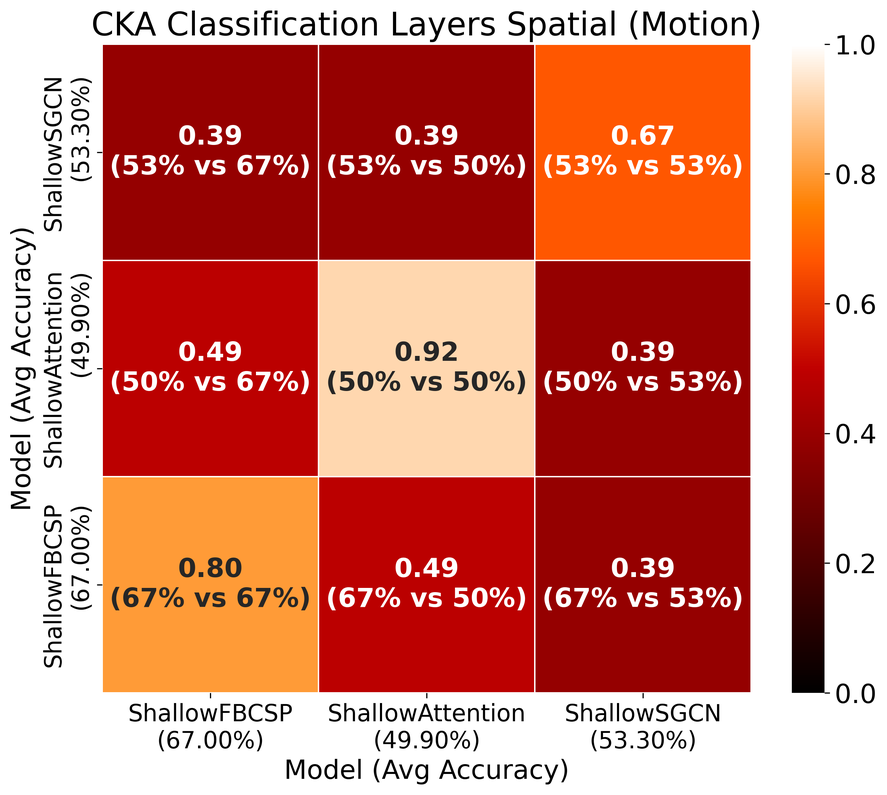
#> input picture Pipeline/python_models/motion_cka/CKA Classification Layers Spatial (Motion).png, 887 x 795 px, shrunk from 2526 x 2265 before the run; its folder holds 4 pictures in this run
$ python crop.py
#> lines starting #> are read from the running program, lines starting #| are printed output that depends on the picture
import os
from PIL import Image

# Amount of pixels to remove from the right
crop_right = 300  # change this to your desired amount

# Supported image file extensions
image_extensions = (".png", ".jpg", ".jpeg", ".bmp", ".tiff")

# Process all images in current folder
for filename in os.listdir("."):
    if filename.lower().endswith(image_extensions):
        try:
            img = Image.open(filename)
#> img is the input picture: PIL image 887x795 RGBA; mean R, G, B, A 209.6, 126.6, 111.5, 255
            width, height = img.size
#> width = 887; height = 795

            # Ensure crop_right is valid
            new_width = max(1, width - crop_right)
#> new_width = 587

            # Crop: (left, top, right, bottom)
            cropped = img.crop((0, 0, new_width, height))
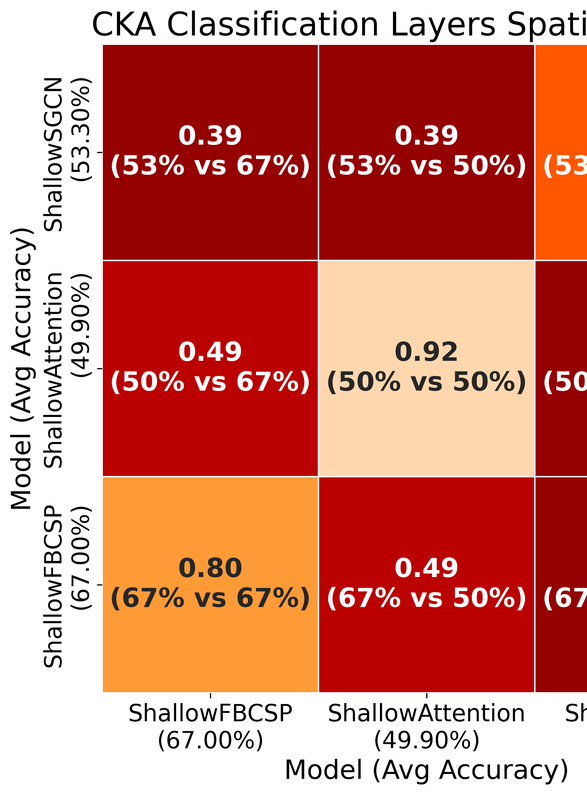
#> cropped: PIL image 587x795 RGBA; mean R, G, B, A 207.6, 120.4, 105.2, 255

            # Save with a suffix or overwrite
            output_name = f"{filename}"  # or just filename to overwrite
            cropped.save(output_name)
            print(f"✅ Cropped and saved: {output_name}")
        except Exception as e:
            print(f"❌ Failed to process {filename}: {e}")
#> pass 2 of the loop `for filename in os.listdir("."):`:
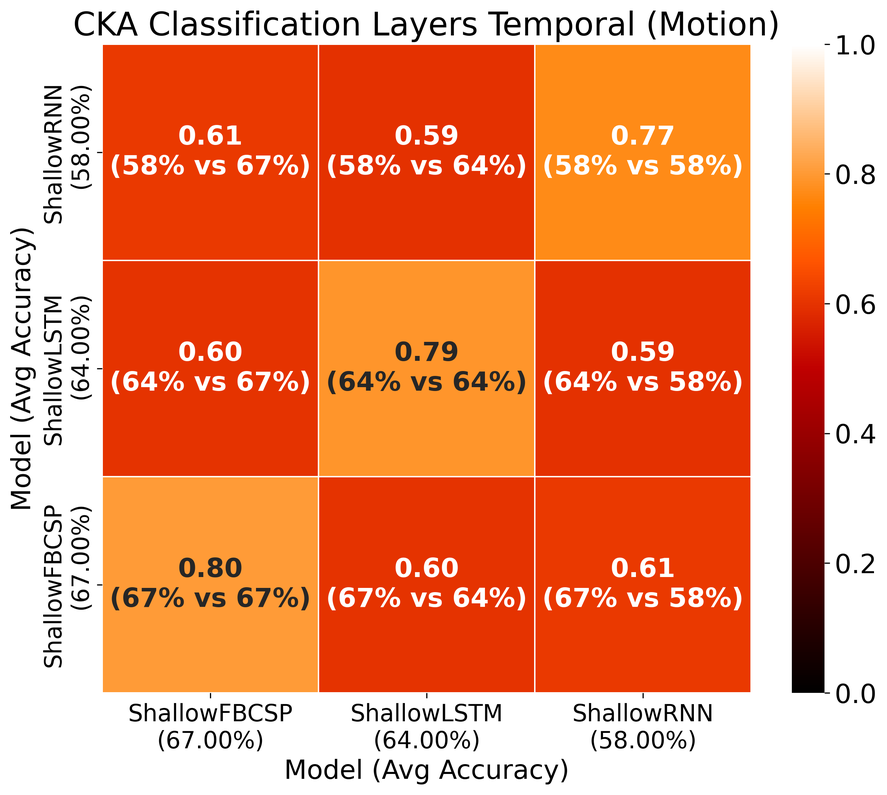
#> input picture Pipeline/python_models/motion_cka/CKA Classification Layers Temporal (Motion).png, 887 x 795 px, shrunk from 2526 x 2265 before the run
#> img is the input picture: PIL image 887x795 RGBA; mean R, G, B, A 235.5, 145.4, 104.8, 255
#> `cropped = img.crop((0, 0, new_width, height))`:
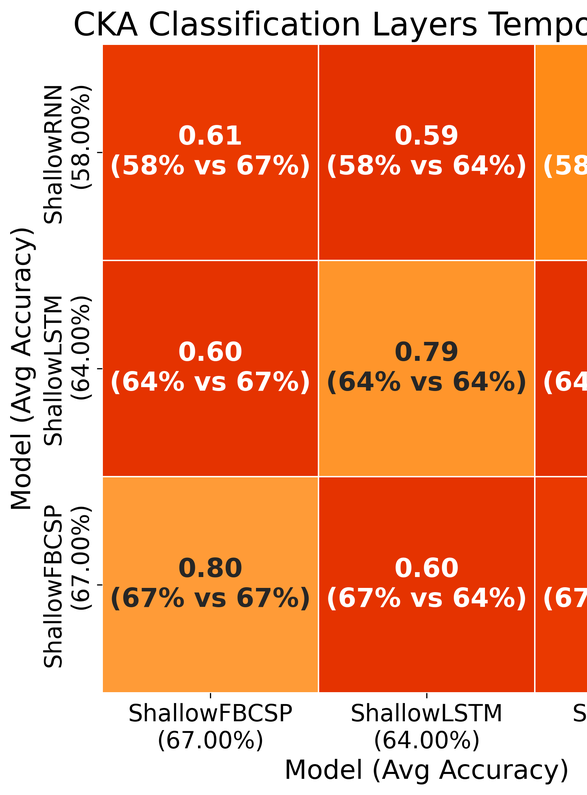
#> cropped: PIL image 587x795 RGBA; mean R, G, B, A 235.1, 137.5, 93.5, 255
#> pass 3 of the loop `for filename in os.listdir("."):`:
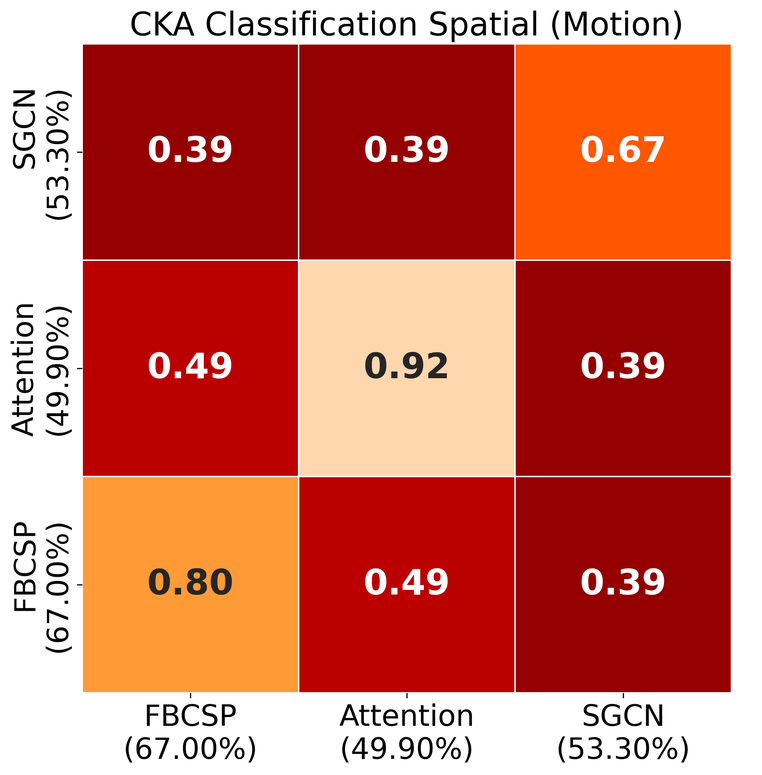
#> input picture Pipeline/python_models/motion_cka/CKA Classification Spatial (Motion).png, 762 x 775 px, shrunk from 2169 x 2207 before the run
#> img is the input picture: PIL image 762x775 RGBA; mean R, G, B, A 205.7, 108, 90.6, 255
#> `cropped = img.crop((0, 0, new_width, height))`:
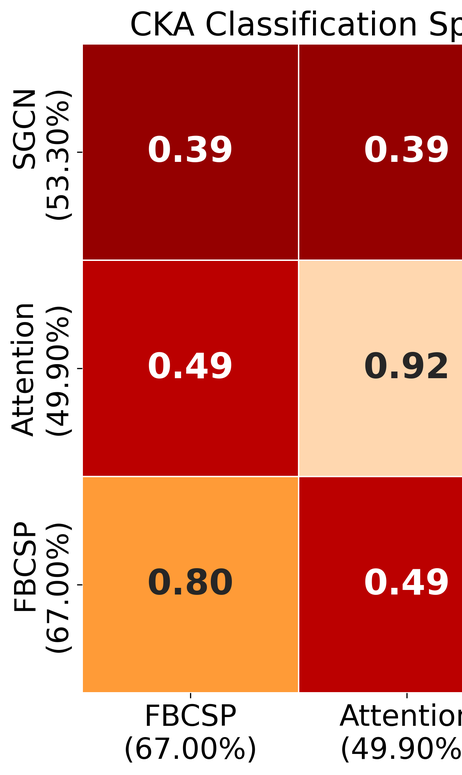
#> cropped: PIL image 462x775 RGBA; mean R, G, B, A 208.2, 117.6, 101.2, 255
#> the loop made 5 passes; the first 3 are shown
